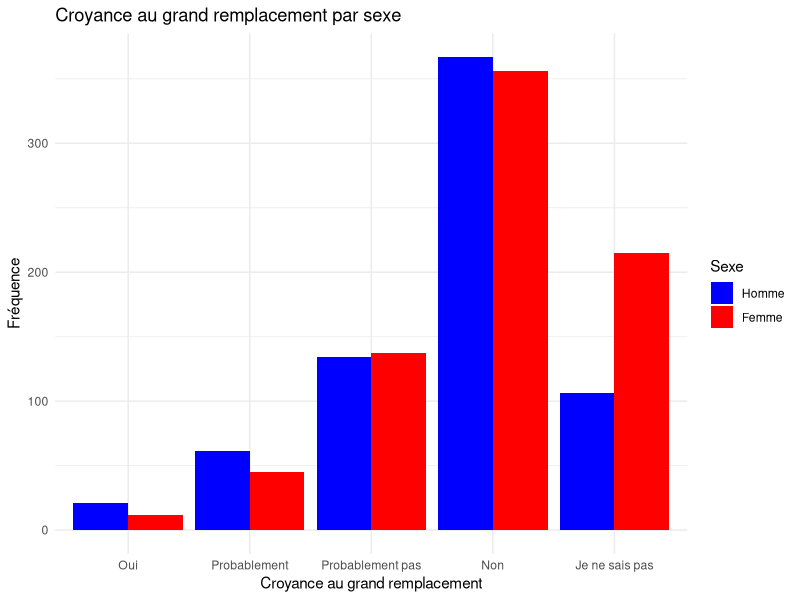
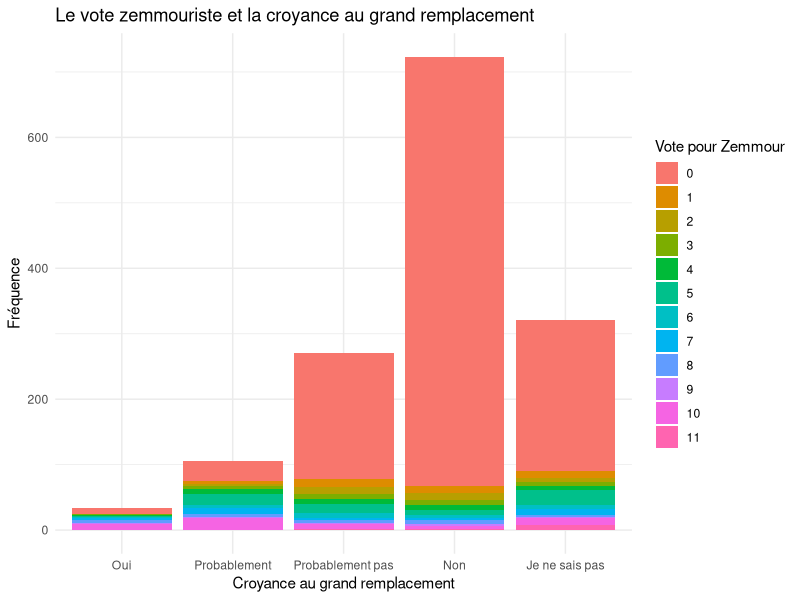
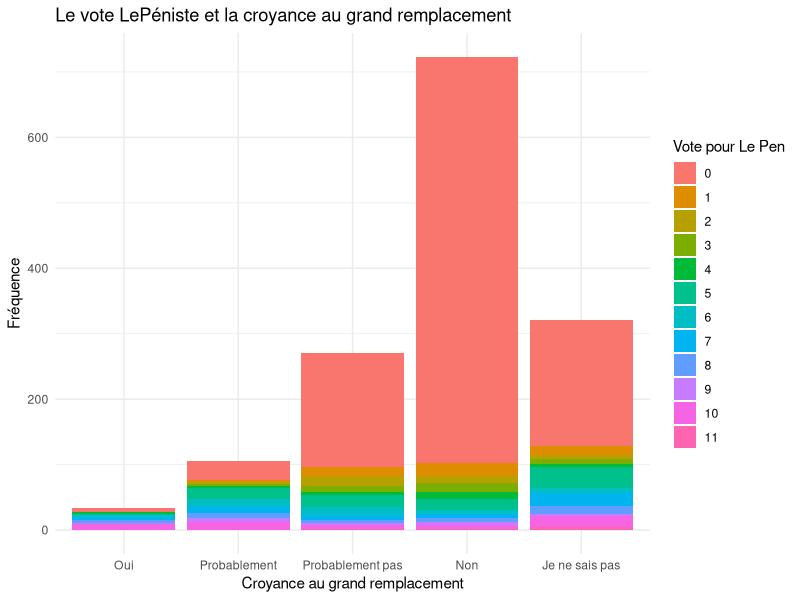
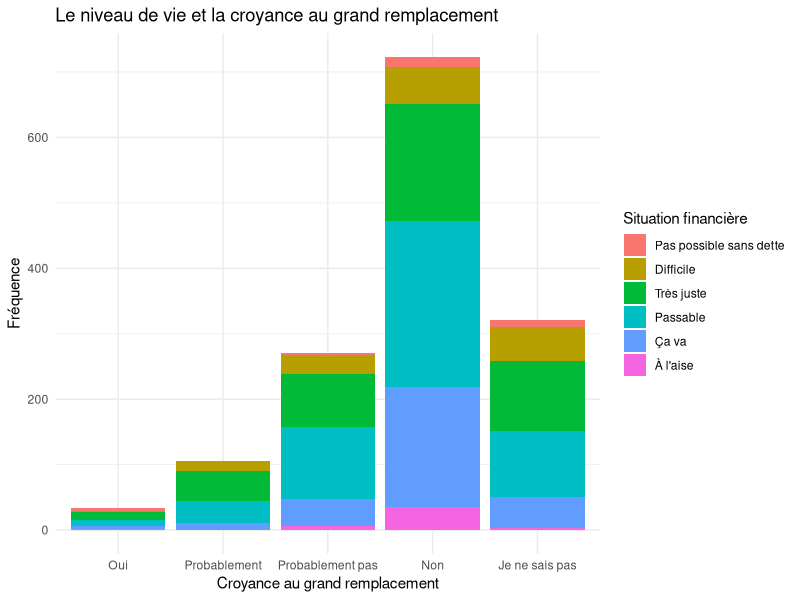
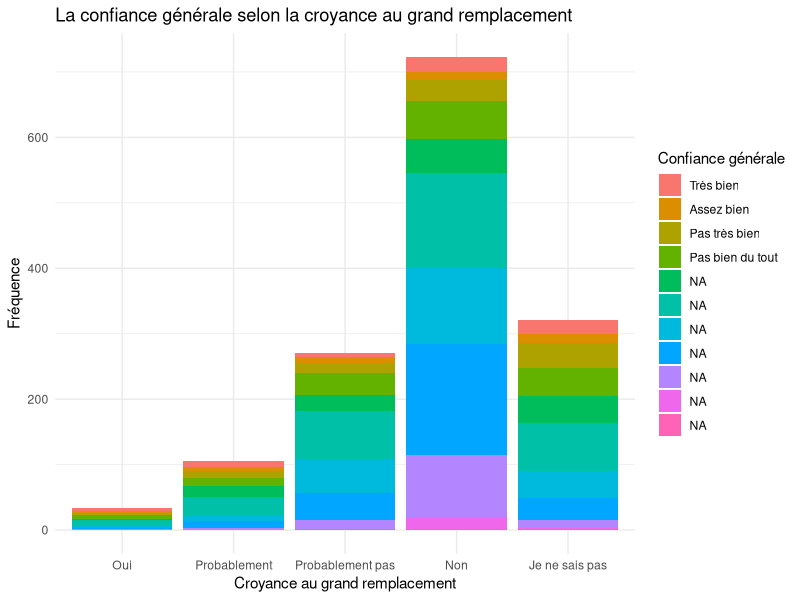
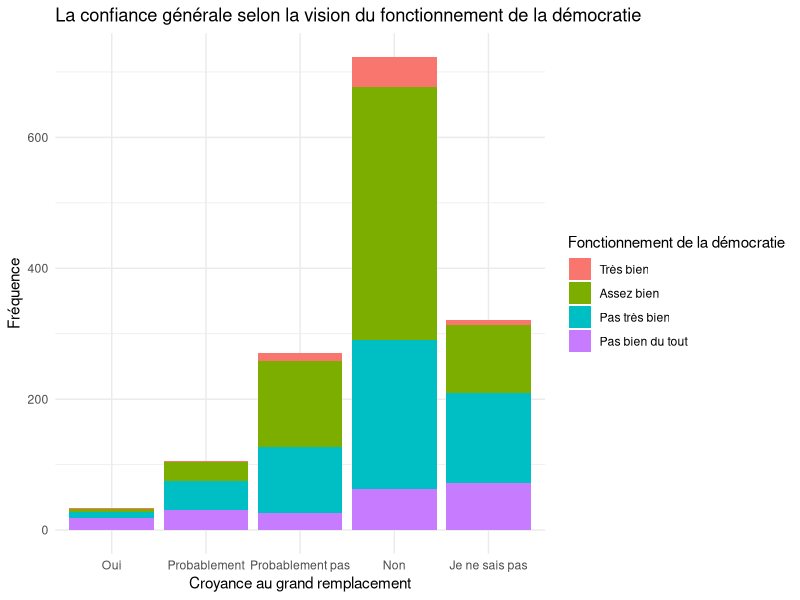

Generate these figures, in order, with R:
## ---- chunk 1
library(haven)
data <- read_sav("ess2022.sav")
head(data)
library(ggplot2)
library(tidyverse)
## ---- chunk 2
data_nettoye <- select(data, eayy_a1, fes2_EE22_Q17, eayy_a2a_rec2, eayy_b18_rec, fes2_EE22_Q10C, fes2_EE22_Q10E, fes2_EE22_Q01A, fes2_EE22_Q01B, eayy_h_teo1, eayy_i2, eayy_f9, eayy_e5)


data_super_nettoye <- rename(data_nettoye, 
                             Sexe = eayy_a1,
                             Remplacement = fes2_EE22_Q17,
                             Age = eayy_a2a_rec2,
                             Diplome = eayy_b18_rec,
                             Vote_Zemmour = fes2_EE22_Q10C,
                             Vote_Le_Pen = fes2_EE22_Q10E,
                             Premiere_thematique = fes2_EE22_Q01A,
                             Deuxieme_thematique = fes2_EE22_Q01B,
                             Religiosite = eayy_h_teo1,
                             Fonctionnement_de_la_democratie = eayy_i2,
                             Confiance_aux_autres = eayy_f9,
                             Situation_financiere = eayy_e5)


data_super_nettoye2 <- na.omit(data_super_nettoye)

## ---- chunk 3
ggplot(data_super_nettoye2, aes(x = factor(Remplacement), fill = factor(Sexe))) +
  geom_bar(position = "dodge") +
    labs(x = "Croyance au grand remplacement", y = "Fréquence", fill = "Sexe") +
   scale_x_discrete(labels = c("Oui", "Probablement", "Probablement pas", "Non", "Je ne sais pas")) +
  scale_fill_manual(labels = c("Homme", "Femme"), values = c("1" = "blue", "2" = "red")) +
  ggtitle("Croyance au grand remplacement par sexe") +
   theme(plot.title = element_text(face = "bold", family = "Arial")) +
  theme_minimal()
## ---- chunk 4
ggplot(data_super_nettoye2, aes(x = factor(Remplacement), fill = factor(Vote_Zemmour))) +
  geom_bar(position = "stack") +
  labs(x = "Croyance au grand remplacement", y = "Fréquence", fill = "Vote pour Zemmour", title = "Le vote zemmouriste et la croyance au grand remplacement") +
  scale_x_discrete(labels = c("Oui", "Probablement", "Probablement pas", "Non", "Je ne sais pas")) +
  theme_minimal()
## ---- chunk 5
ggplot(data_super_nettoye2, aes(x = factor(Remplacement), fill = factor(Vote_Le_Pen))) +
  geom_bar(position = "stack") +
  labs(x = "Croyance au grand remplacement", y = "Fréquence", fill = "Vote pour Le Pen", title = "Le vote LePéniste et la croyance au grand remplacement") +
  scale_x_discrete(labels = c("Oui", "Probablement", "Probablement pas", "Non", "Je ne sais pas")) +
  theme_minimal()
## ---- chunk 6
ggplot(data_super_nettoye2, aes(x = factor(Remplacement), fill = factor(Situation_financiere))) +
  geom_bar(position = "stack") +
  labs(x = "Croyance au grand remplacement", y = "Fréquence", fill = "Situation financière", title = "Le niveau de vie et la croyance au grand remplacement") +
  scale_x_discrete(labels = c("Oui", "Probablement", "Probablement pas", "Non", "Je ne sais pas")) +
  scale_fill_discrete(labels = c("Pas possible sans dette", "Difficile", "Très juste", "Passable", "Ça va", "À l'aise", "Très à l'aise")) +
  theme_minimal()
## ---- chunk 7
ggplot(data_super_nettoye2, aes(x = factor(Remplacement), fill = factor(Confiance_aux_autres))) +
  geom_bar(position = "stack") +
  labs(x = "Croyance au grand remplacement", y = "Fréquence", fill = "Confiance générale", title = "La confiance générale selon la croyance au grand remplacement") +
  scale_x_discrete(labels = c("Oui", "Probablement", "Probablement pas", "Non", "Je ne sais pas")) +
  scale_fill_discrete(labels = c("Très bien", "Assez bien", "Pas très bien", "Pas bien du tout")) +
  theme_minimal()
## ---- chunk 8
ggplot(data_super_nettoye2, aes(x = factor(Remplacement), fill = factor(Fonctionnement_de_la_democratie))) +
  geom_bar(position = "stack") +
  labs(x = "Croyance au grand remplacement", y = "Fréquence", fill = "Fonctionnement de la démocratie", title = "La confiance générale selon la vision du fonctionnement de la démocratie") +
  scale_x_discrete(labels = c("Oui", "Probablement", "Probablement pas", "Non", "Je ne sais pas")) +
  scale_fill_discrete(labels = c("Très bien", "Assez bien", "Pas très bien", "Pas bien du tout")) +
  theme_minimal()
